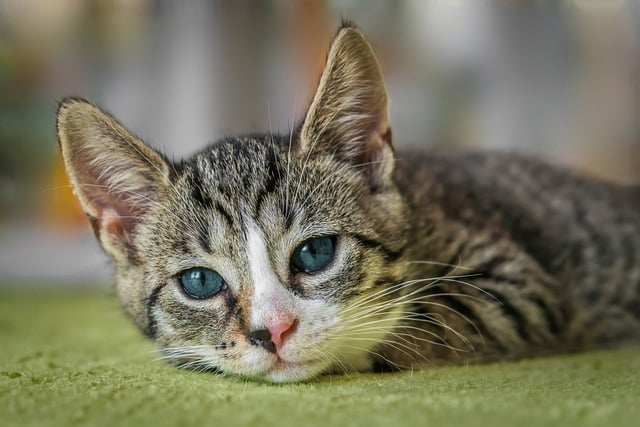
#> input picture SECTION 1/Resources/image2.jpg, 640 x 427 px
$ python essentials.py
#> lines starting #> are read from the running program, lines starting #| are printed output that depends on the picture; after the words box and inside, x2 and y2 are one past the last pixel; in counts of white or black regions, pixels touching at a corner belong together
import cv2 as cv

img = cv.imread('Resources/image2.jpg')
#> img is the input picture: shape (427, 640, 3); mean B, G, R 93.2, 116.1, 119.1
cv.imshow('Image', img)

# Converting to grayscale
gray = cv.cvtColor(img, cv.COLOR_BGR2GRAY)
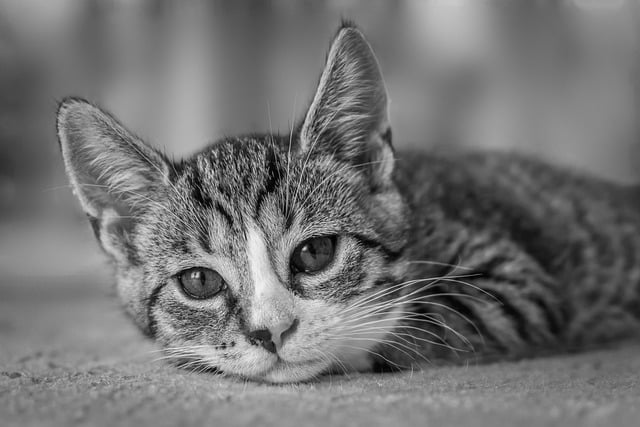
#> gray: shape (427, 640); min 0, max 249, mean 114.4
cv.imshow('Grayscaled', gray)

# Blur
blur = cv.GaussianBlur(img, (7,7), cv.BORDER_DEFAULT)
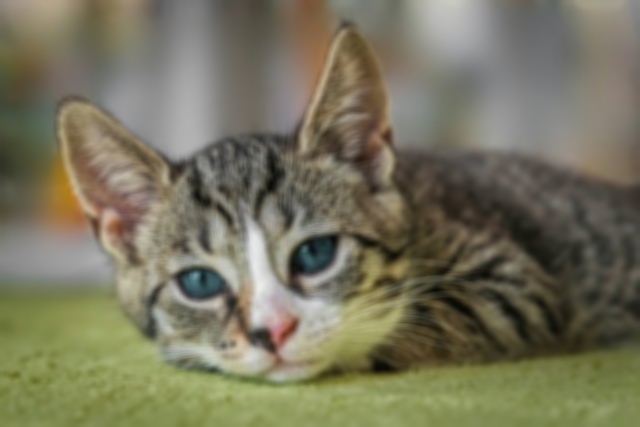
#> blur: shape (427, 640, 3); mean B, G, R 93.2, 116.1, 119.1
cv.imshow('Blurred', blur)

# Edge Cascade (find edges)
# Passing a blurred image will reduce the number of edges detected
canny = cv.Canny(blur, 125, 175)
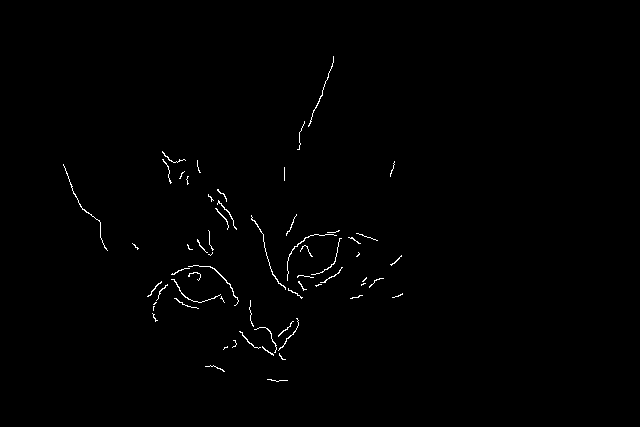
#> canny: shape (427, 640); 0.64% white in thin lines or dots, all inside (x1, y1, x2, y2) = (63, 56, 403, 382)
cv.imshow('Canny Edges', canny)

# Dilating the image
dilated = cv.dilate(canny, (7,7), iterations=3)
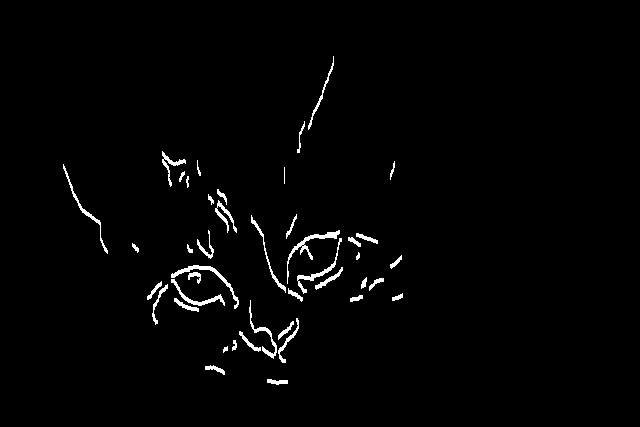
#> dilated: shape (427, 640); 1.6% white; 43 white regions (1 under 20 px), largest, box (x1, y1, x2, y2) and area: (287, 230, 340, 284) 348, (171, 265, 239, 309) 332, (297, 238, 342, 294) 266
cv.imshow('Dilated', dilated)

#Eroding
eroded = cv.erode(dilated, (7,7), iterations=3)
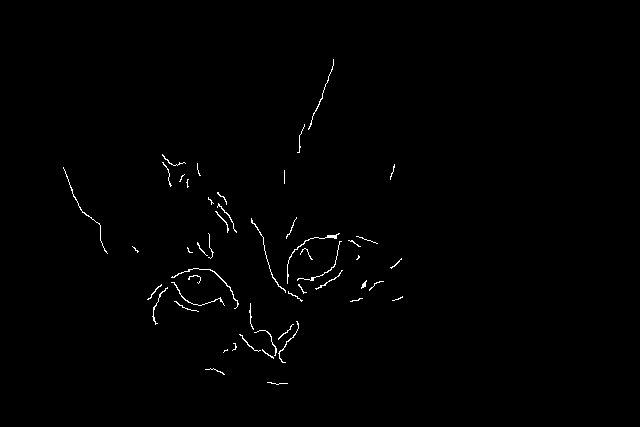
#> eroded: shape (427, 640); 0.67% white in thin lines or dots, all inside (x1, y1, x2, y2) = (63, 59, 403, 385)
cv.imshow('Eroded', eroded)

cv.waitKey(0)
